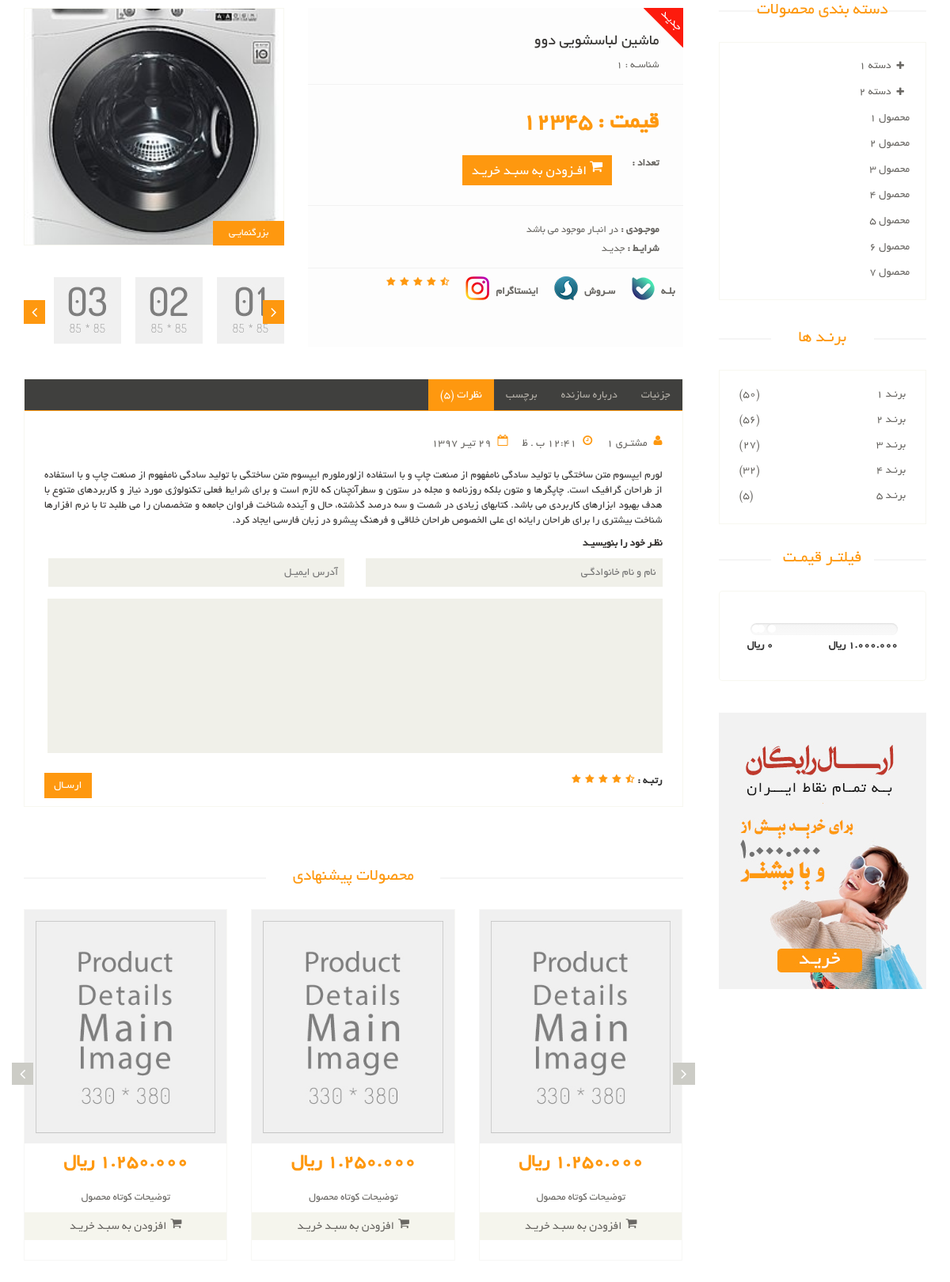
/products/mashine-lebasshoee, run on the app's committed database.
### product_module/models.py (models this page shows, shortened)
class Product(models.Model):
    title = models.CharField(max_length=300, verbose_name='عنوان')
    category = models.ManyToManyField(
        ProductCategory,
        related_name='product_categories',
        verbose_name='دسته بندی ها')
    image = models.ImageField(upload_to='image/products',null=True, blank=True)
    brand = models.ForeignKey(productBrand,on_delete=models.CASCADE , verbose_name='برند',null=True , blank=True)
    price = models.IntegerField(verbose_name='قیمت')
    short_description = models.CharField(max_length=360, db_index=True, null=True, verbose_name='توضیحات کوتاه')
    description = models.TextField(verbose_name='توضیحات اصلی', db_index=True)
    slug = models.SlugField(default="", null=False, db_index=True, blank=True, max_length=200, unique=True)
    is_active = models.BooleanField(default=False, verbose_name='فعال / غیرفعال')
    is_delete = models.BooleanField(verbose_name='حذف شده / نشده')
    class Meta:
        verbose_name = 'محصول'
        verbose_name_plural = 'محصولات'

### product_module/views.py (the view)
# urls.py: path('<slug:slug>', views.detileItemsView.as_view(), name='detile_items')
class detileItemsView(DetailView):
    template_name = 'product_module/detile_item.html'
    model = Product
    def get_context_data(self, **kwargs):
        contex = super().get_context_data(**kwargs)
        loaded_product = self.object
        request = self.request
        favorite_product_id = request.session.get('product-favorite')
        contex['is_favorite'] = str(loaded_product.id) == favorite_product_id
        return contex

### product_module/templates/product_module/detile_item.html (shortened to what this page needs)
{% extends 'shared/_layout.html' %}
{% block content %}
<section>
		<div class="container">
			<div class="row">
				<div class="col-sm-9 padding-right">
					<div class="product-details">
						<div class="col-sm-5">
							<div class="view-product">
								<div><img class="product-detail-image" src="{{ product.image.url }}" alt=""></div>
								<h3>بزرگنمایـی</h3>
							</div>
							<div id="similar-product" class="carousel slide" data-ride="carousel">
								    <div class="carousel-inner">
										<div class="item active">
										  <a href=""><img src="/static/images/product-details/similar1.jpg" alt=""></a>
										  <a href=""><img src="/static/images/product-details/similar2.jpg" alt=""></a>
										  <a href=""><img src="/static/images/product-details/similar3.jpg" alt=""></a>
										</div>
									</div>
								  <a class="right item-control" href="#similar-product" data-slide="next">
									<i class="fa fa-angle-right"></i>
								  </a>
								  <a class="left item-control" href="#similar-product" data-slide="prev">
									<i class="fa fa-angle-left"></i>
								  </a>
							</div>
						</div>
						<div class="col-sm-7">
							<div class="product-information">
								<img src="/static/images/product-details/new.png" class="newarrival" alt="">
								<div>
									<h2>{{ product.title }}</h2>
									<p>شناسـه : {{ product.id }}</p>
								</div>
								<div>
									<span>
										<span>قیمت : {{ product.price }}</span>
									</span>
									<span>
										<form action="{% url 'product_favorite' %}" method="post">
                                            <label>تعداد :</label>
										<button type="submit" class="btn btn-fefault cart">
											<i class="fa fa-shopping-cart"></i>
											افـزودن به سبـد خریـد
										</button>
                                        </form>
									</span>
								</div>
								<div>
									<p><b>موجـودی :</b> در انبـار موجود می باشد</p>
									<p><b>شرایـط :</b> جدیـد</p>
								</div>
								<span class="socials-share share">
									<ul>
										<a href="#">
											<li>
												<label>بلـه</label>
												<img src="/static/images/product-details/Bale.png">
											</li>
										</a>
										<a href="#">
											<li>
												<label>سـروش</label>
												<img src="/static/images/product-details/Soroush.png">
											</li>
										</a>
										<a href="#">
											<li>
												<label>اینستاگرام</label>
												<img src="/static/images/product-details/Instagram.png">
											</li>
										</a>
										<li><img src="/static/images/product-details/rating.png" alt=""></li>
									</ul>
								</span>
							</div>
						</div>
					</div>
					<div class="category-tab shop-details-tab">
						<div class="col-sm-12">
							<ul class="nav nav-tabs">
								<li><a href="#details" data-toggle="tab">جزئیات</a></li>
								<li><a href="#companyprofile" data-toggle="tab">درباره سازنده</a></li>
								<li><a href="#tag" data-toggle="tab">برچسب</a></li>
								<li class="active"><a href="#reviews" data-toggle="tab">نظرات (5)</a></li>
							</ul>
						</div>
						<div class="tab-content">
							<div class="tab-pane fade active in" id="reviews">
								<div class="col-sm-12">
									<ul>
										<li><a href=""><i class="fa fa-user"></i>مشتـری 1</a></li>
										<li><a href=""><i class="fa fa-clock-o"></i>12:41 ب . ظ</a></li>
										<li><a href=""><i class="fa fa-calendar-o"></i>29 تیـر 1397</a></li>
									</ul>
									<p>لورم ایپسوم متن ساختگی با تولید سادگی نامفهوم از صنعت چاپ و با استفاده ازلورملورم ایپسوم متن ساختگی با تولید سادگی نامفهوم از صنعت چاپ و با استفاده از طراحان گرافیک است. چاپگرها و متون بلکه روزنامه و مجله در ستون و سطرآنچنان که لازم است و برای شرایط فعلی تکنولوژی مورد نیاز و کاربردهای متنوع با هدف بهبود ابزارهای کاربردی می باشد. کتابهای زیادی در شصت و سه درصد گذشته، حال و آینده شناخت فراوان جامعه و متخصصان را می طلبد تا با نرم افزارها شناخت بیشتری را برای طراحان رایانه ای علی الخصوص طراحان خلاقی و فرهنگ پیشرو در زبان فارسی ایجاد کرد.</p>
									<p><b>نظـر خود را بنویسیـد</b></p>
									<form action="#">
										<span>
											<input type="text" placeholder="نام و نام خانوادگـی">
											<input type="email" placeholder="آدرس ایمیـل">
										</span>
										<textarea name=""></textarea>
										<b>رتبـه : </b> <img src="/static/images/product-details/rating.png" alt="">
										<button type="button" class="btn btn-default pull-left">
											ارسـال
										</button>
									</form>
								</div>
							</div>
						</div>
					</div>
					<div class="recommended_items">
						<h2 class="title text-center">محصولات پیشنهادی</h2>
						<div id="recommended-item-carousel" class="carousel slide" data-ride="carousel">
							<div class="carousel-inner">
								<div class="item active">
									<div class="col-sm-4">
										<div class="product-image-wrapper">
											<div class="single-products">
												<div class="productinfo text-center">
													<img src="/static/images/product-details/1.jpg" alt="">
													<h2>1.250.000 ريال</h2>
													<p>توضیحات کوتاه محصول</p>
													<button type="button" class="btn btn-default add-to-cart"><i class="fa fa-shopping-cart"></i>افزودن به سبـد خریـد</button>
												</div>
											</div>
										</div>
									</div>
									<div class="col-sm-4">
										<div class="product-image-wrapper">
											<div class="single-products">
												<div class="productinfo text-center">
													<img src="/static/images/product-details/1.jpg" alt="">
													<h2>1.250.000 ريال</h2>
													<p>توضیحات کوتاه محصول</p>
													<button type="button" class="btn btn-default add-to-cart"><i class="fa fa-shopping-cart"></i>افزودن به سبـد خریـد</button>
												</div>
											</div>
										</div>
									</div>
									<div class="col-sm-4">
										<div class="product-image-wrapper">
											<div class="single-products">
												<div class="productinfo text-center">
													<img src="/static/images/product-details/1.jpg" alt="">
													<h2>1.250.000 ريال</h2>
													<p>توضیحات کوتاه محصول</p>
													<button type="button" class="btn btn-default add-to-cart"><i class="fa fa-shopping-cart"></i>افزودن به سبـد خریـد</button>
												</div>
											</div>
										</div>
									</div>
								</div>
							</div>
							 <a class="left recommended-item-control" href="#recommended-item-carousel" data-slide="prev">
								<i class="fa fa-angle-left"></i>
							  </a>
							  <a class="right recommended-item-control" href="#recommended-item-carousel" data-slide="next">
								<i class="fa fa-angle-right"></i>
							  </a>
						</div>
					</div>
				</div>
				<div class="col-sm-3">
					<div class="left-sidebar">
						<h2>دسته بندی محصولات</h2>
						<div class="panel-group category-products" id="accordian">
							<div class="panel panel-default">
								<div class="panel-heading">
									<h4 class="panel-title">
										<a data-toggle="collapse" data-parent="#accordian" href="#sportswear">
											<span class="badge pull-right"><i class="fa fa-plus"></i></span>
											دسته 1
										</a>
									</h4>
								</div>
							</div>
							<div class="panel panel-default">
								<div class="panel-heading">
									<h4 class="panel-title">
										<a data-toggle="collapse" data-parent="#accordian" href="#mens">
											<span class="badge pull-right"><i class="fa fa-plus"></i></span>
											دسته 2
										</a>
									</h4>
								</div>
							</div>
							<div class="panel panel-default">
								<div class="panel-heading">
									<h4 class="panel-title"><a href="#">محصول 1</a></h4>
								</div>
							</div>
							<div class="panel panel-default">
								<div class="panel-heading">
									<h4 class="panel-title"><a href="#">محصول 2</a></h4>
								</div>
							</div>
							<div class="panel panel-default">
								<div class="panel-heading">
									<h4 class="panel-title"><a href="#">محصول 3</a></h4>
								</div>
							</div>
							<div class="panel panel-default">
								<div class="panel-heading">
									<h4 class="panel-title"><a href="#">محصول 4</a></h4>
								</div>
							</div>
							<div class="panel panel-default">
								<div class="panel-heading">
									<h4 class="panel-title"><a href="#">محصول 5</a></h4>
								</div>
							</div>
							<div class="panel panel-default">
								<div class="panel-heading">
									<h4 class="panel-title"><a href="#">محصول 6</a></h4>
								</div>
							</div>
							<div class="panel panel-default">
								<div class="panel-heading">
									<h4 class="panel-title"><a href="#">محصول 7</a></h4>
								</div>
							</div>
						</div>
						<div class="brands_products">
							<h2>برنـد ها</h2>
							<div class="brands-name">
								<ul class="nav nav-pills nav-stacked">
									<li><a href=""> <span class="pull-left">(50)</span>برنـد 1</a></li>
									<li><a href=""> <span class="pull-left">(56)</span>برنـد 2</a></li>
									<li><a href=""> <span class="pull-left">(27)</span>برنـد 3</a></li>
									<li><a href=""> <span class="pull-left">(32)</span>برنـد 4</a></li>
									<li><a href=""> <span class="pull-left">(5)</span>برنـد 5</a></li>
								</ul>
							</div>
						</div>
						<div class="price-range">
							<h2>فیلتـر قیمـت</h2>
							<div class="well">
								 <div class="slider slider-horizontal" style="width: 186px;"><div class="slider-track"><div class="slider-handle round left-round" style="left: 0.025%;"></div><div class="slider-handle round" style="left: 0.045%;"></div></div></div><br>
								 <b>1.000.000 ريال</b> <b class="pull-left">0 ريال</b>
							</div>
						</div>
						<div class="shipping text-center">
							<img src="/static/images/home/shipping.jpg" alt="">
						</div>
					</div>
				</div>
			</div>
		</div>
	</section>
{% endblock %}

### static/css/price-range.css (style rules this page uses)
.slider { display: inline-block; vertical-align: middle; position: relative; }
.slider.slider-horizontal { width: 210px; height: 20px; }
.slider.slider-horizontal .slider-track { height: 15px; left: 0; margin-top: -5px; top: 50%; width: 100%; }
.slider.slider-horizontal .slider-handle { margin-left: -12px; margin-top: 2px; }
.left-round { margin-left:2px !important; }
.slider-track { position: absolute; cursor: pointer; background-color: #f7f7f7; background-image: -moz-linear-gradient(top, #f5f5f5, #f9f9f9); background-image: -webkit-gradient(linear, 0 0, 0 100%, from(#f5f5f5), to(#f9f9f9)); background-image: -webkit-linear-gradient(top, #f5f5f5, #f9f9f9); background-image: -o-linear-gradient(top, #f5f5f5, #f9f9f9); background-image: linear-gradient(to bottom, #f5f5f5, #f9f9f9); background-repeat: repeat-x; filter: progid:DXImageTransform.Microsoft.gradient(startColorstr='#fff5f5f5', endColorstr='#fff9f9f9', GradientType=0); -webkit-box-shadow: inset 0 1px 2px rgba(0, 0, 0, 0.1); -moz-box-shadow: inset 0 1px 2px rgba(0, 0, 0, 0.1); box-shadow: inset 0 1px 2px rgba(0, 0, 0, 0.1); -webkit-border-radius: 15px; -moz-border-radius: 15px; border-radius: 15px; }
.slider-handle { background: #fff; box-shadow:none; height: 10px; opacity: 1; position: absolute; width: 10px; }
.slider-handle.round { -webkit-border-radius: 20px; -moz-border-radius: 20px; border-radius: 20px; }

### static/css/mainPage.css (style rules this page uses)
.product-detail-image { width: 100%; height: 300px !important; object-fit: cover; }

### data on the page
Product: image (picture), title "ماشین لباسشویی دوو", id "1", price "12345"
